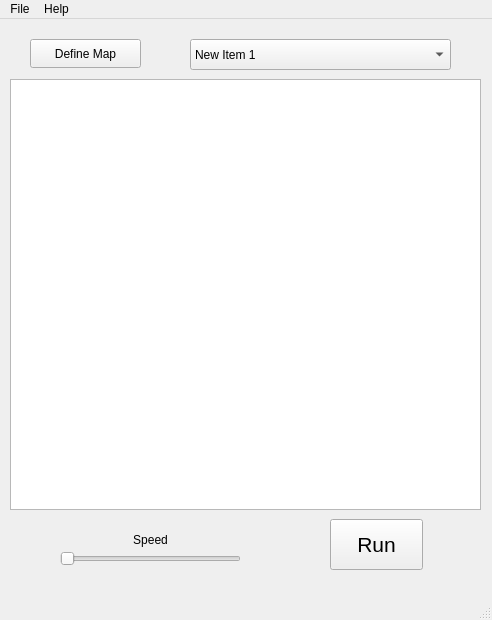
<?xml version="1.0" encoding="UTF-8"?>
<ui version="4.0">
 <class>Ventana</class>
 <widget class="QMainWindow" name="Ventana">
  <property name="geometry">
   <rect>
    <x>0</x>
    <y>0</y>
    <width>492</width>
    <height>620</height>
   </rect>
  </property>
  <property name="minimumSize">
   <size>
    <width>492</width>
    <height>620</height>
   </size>
  </property>
  <property name="maximumSize">
   <size>
    <width>492</width>
    <height>620</height>
   </size>
  </property>
  <property name="windowTitle">
   <string>Ventana</string>
  </property>
  <property name="locale">
   <locale language="Spanish" country="Colombia"/>
  </property>
  <widget class="QWidget" name="centralWidget">
   <widget class="QPushButton" name="botonDefineMap">
    <property name="geometry">
     <rect>
      <x>30</x>
      <y>20</y>
      <width>111</width>
      <height>29</height>
     </rect>
    </property>
    <property name="text">
     <string>Define Map</string>
    </property>
   </widget>
   <widget class="QPushButton" name="botonRun">
    <property name="geometry">
     <rect>
      <x>330</x>
      <y>500</y>
      <width>93</width>
      <height>51</height>
     </rect>
    </property>
    <property name="font">
     <font>
      <pointsize>16</pointsize>
     </font>
    </property>
    <property name="text">
     <string>Run</string>
    </property>
   </widget>
   <widget class="QSlider" name="horizontalSlider">
    <property name="geometry">
     <rect>
      <x>60</x>
      <y>530</y>
      <width>181</width>
      <height>20</height>
     </rect>
    </property>
    <property name="orientation">
     <enum>Qt::Horizontal</enum>
    </property>
   </widget>
   <widget class="QLabel" name="labelSpeed">
    <property name="geometry">
     <rect>
      <x>110</x>
      <y>510</y>
      <width>81</width>
      <height>21</height>
     </rect>
    </property>
    <property name="text">
     <string>Speed</string>
    </property>
    <property name="alignment">
     <set>Qt::AlignCenter</set>
    </property>
   </widget>
   <widget class="QComboBox" name="comboBoxAlgoritmos">
    <property name="geometry">
     <rect>
      <x>190</x>
      <y>20</y>
      <width>261</width>
      <height>31</height>
     </rect>
    </property>
    <item>
     <property name="text">
      <string>New Item 1</string>
     </property>
    </item>
    <item>
     <property name="text">
      <string>New Item 2</string>
     </property>
    </item>
   </widget>
   <widget class="QGraphicsView" name="graphicsView">
    <property name="geometry">
     <rect>
      <x>10</x>
      <y>60</y>
      <width>471</width>
      <height>431</height>
     </rect>
    </property>
   </widget>
  </widget>
  <widget class="QMenuBar" name="menuBar">
   <property name="geometry">
    <rect>
     <x>0</x>
     <y>0</y>
     <width>492</width>
     <height>29</height>
    </rect>
   </property>
   <widget class="QMenu" name="menuArchivo">
    <property name="title">
     <string>File</string>
    </property>
    <addaction name="actionQuit"/>
   </widget>
   <widget class="QMenu" name="menuHelp">
    <property name="title">
     <string>Help</string>
    </property>
    <addaction name="actionAbout"/>
   </widget>
   <addaction name="menuArchivo"/>
   <addaction name="menuHelp"/>
  </widget>
  <widget class="QStatusBar" name="statusBar"/>
  <action name="actionQuit">
   <property name="text">
    <string>Quit</string>
   </property>
  </action>
  <action name="actionAbout">
   <property name="text">
    <string>About</string>
   </property>
  </action>
 </widget>
 <layoutdefault spacing="6" margin="11"/>
 <resources/>
 <connections/>
</ui>
